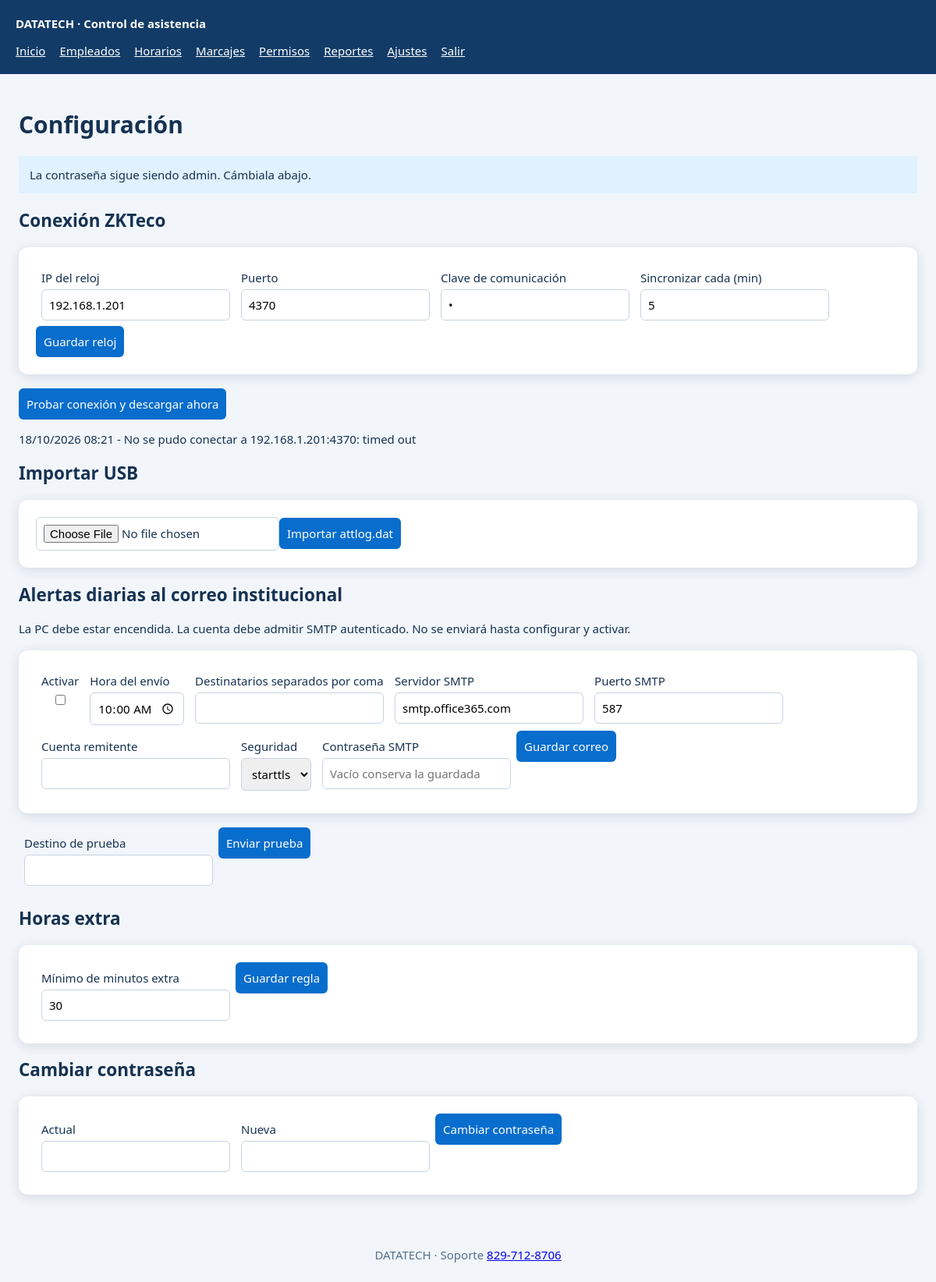
/ajustes (signed in), run on the app's committed database.
### tables this page shows
CREATE TABLE ajustes (
    clave TEXT PRIMARY KEY,
    valor TEXT NOT NULL
);

### app.py (the view, shortened to what this page needs)
@app.route("/ajustes", methods=["GET", "POST"])
def ajustes():
    with db() as con:
        datos = {c: ajuste(con, c) for c in ("reloj_ip", "reloj_puerto", "reloj_clave", "intervalo_min",
                                             "ultima_sync", "ultimo_error", "correo_activo", "correo_hora",
                                             "correo_destinos", "smtp_servidor", "smtp_puerto", "smtp_seguridad",
                                             "smtp_usuario", "correo_estado", "extra_minimo_min")}
        datos["hay_clave_smtp"] = bool(ajuste(con, "smtp_clave"))
        clave_por_defecto = check_password_hash(ajuste(con, "admin_hash"), "admin")
    return render_template("ajustes.html", d=datos, clave_por_defecto=clave_por_defecto)

### app.py (called while the page is built)
@app.before_request
def requiere_login():
    if request.endpoint not in ("login", "static") and not session.get("admin"):
        return redirect(url_for("login"))

### db.py (called while the page is built)
@contextmanager
def db():
    con = sqlite3.connect(RUTA_DB, timeout=15)
    con.row_factory = sqlite3.Row
    con.execute("PRAGMA foreign_keys = ON")
    try:
        yield con
        con.commit()
    finally:
        con.close()

def ajuste(con, clave, defecto=""):
    fila = con.execute("SELECT valor FROM ajustes WHERE clave = ?", (clave,)).fetchone()
    return fila["valor"] if fila else defecto

### templates/ajustes.html
{% extends "base.html" %}{% block content %}<h1>Configuración</h1>{% if clave_por_defecto %}<p class="flash">La contraseña sigue siendo admin. Cámbiala abajo.</p>{% endif %}<h2>Conexión ZKTeco</h2><form class="card" method="post"><input type="hidden" name="accion" value="reloj"><label>IP del reloj<input name="reloj_ip" type="text" value="{{d.reloj_ip}}" required></label><label>Puerto<input name="reloj_puerto" type="number" value="{{d.reloj_puerto}}" required></label><label>Clave de comunicación<input name="reloj_clave" type="password" value="{{d.reloj_clave}}" required></label><label>Sincronizar cada (min)<input name="intervalo_min" type="number" value="{{d.intervalo_min}}" required></label><button>Guardar reloj</button></form><form method="post" action="{{url_for('sincronizar')}}"><button>Probar conexión y descargar ahora</button></form><p>{{d.ultima_sync}} {{d.ultimo_error}}</p><h2>Importar USB</h2><form class="card" method="post" enctype="multipart/form-data" action="{{url_for('importar_usb')}}"><input type="file" name="archivo" accept=".dat,.txt" required><button>Importar attlog.dat</button></form><h2 id="correo">Alertas diarias al correo institucional</h2><p>La PC debe estar encendida. La cuenta debe admitir SMTP autenticado. No se enviará hasta configurar y activar.</p><form class="card" method="post"><input type="hidden" name="accion" value="correo"><label>Activar<input type="checkbox" name="correo_activo" {{'checked' if d.correo_activo=='1' else ''}}></label><label>Hora del envío<input name="correo_hora" type="time" value="{{d.correo_hora}}"></label><label>Destinatarios separados por coma<input name="correo_destinos" type="text" value="{{d.correo_destinos}}"></label><label>Servidor SMTP<input name="smtp_servidor" type="text" value="{{d.smtp_servidor}}"></label><label>Puerto SMTP<input name="smtp_puerto" type="number" value="{{d.smtp_puerto}}"></label><label>Cuenta remitente<input name="smtp_usuario" type="email" value="{{d.smtp_usuario}}"></label><label>Seguridad<select name="smtp_seguridad">{% for k in ['starttls','ssl'] %}<option value="{{k}}" {{'selected' if d.smtp_seguridad==k else ''}}>{{k}}</option>{% endfor %}</select></label><label>Contraseña SMTP<input name="smtp_clave" type="password" autocomplete="new-password" placeholder="Vacío conserva la guardada"></label><button>Guardar correo</button></form><p>{{d.correo_estado}}</p><form method="post" action="{{url_for('correo_prueba')}}"><label>Destino de prueba<input name="destino" type="email" required></label><button>Enviar prueba</button></form><h2>Horas extra</h2><form class="card" method="post"><input name="accion" type="hidden" value="reglas"><label>Mínimo de minutos extra<input name="extra_minimo_min" type="number" min="0" value="{{d.extra_minimo_min}}" required></label><button>Guardar regla</button></form><h2>Cambiar contraseña</h2><form class="card" method="post"><input name="accion" type="hidden" value="clave"><label>Actual<input name="actual" type="password" required autocomplete="current-password"></label><label>Nueva<input name="nueva" type="password" required minlength="6" autocomplete="new-password"></label><button>Cambiar contraseña</button></form>{% endblock %}

### templates/base.html (style rules this page uses)
section,form.card { background:white;padding:22px;border-radius:12px;margin:18px 0;box-shadow:0 3px 15px #1232 }
label { display:inline-flex;flex-direction:column;gap:5px;margin:7px }
input,select,button,textarea { font:inherit;padding:9px;border:1px solid #c6d3e1;border-radius:6px }
button,.button { background:#086dcc;color:white;padding:10px;border:0;border-radius:6px;cursor:pointer }
.flash { padding:14px;background:#e0f1ff;margin:10px 0 }

### data on the page
ajustes: reloj_ip "192.168.1.201"
ajustes: reloj_puerto "4370"
ajustes: ultimo_error "18/10/2026 08:21 - No se pudo conectar a 192.168.1.201:4370: timed out"
ajustes: correo_hora "10:00"
ajustes: smtp_servidor "smtp.office365.com"
ajustes: smtp_puerto "587"
ajustes: extra_minimo_min "30"

### other printed values
{{ text }} "Inicio" "Empleados" "Horarios" "Marcajes" "Permisos" "Reportes" "Ajustes" "Salir"
form field smtp_seguridad "starttls"
